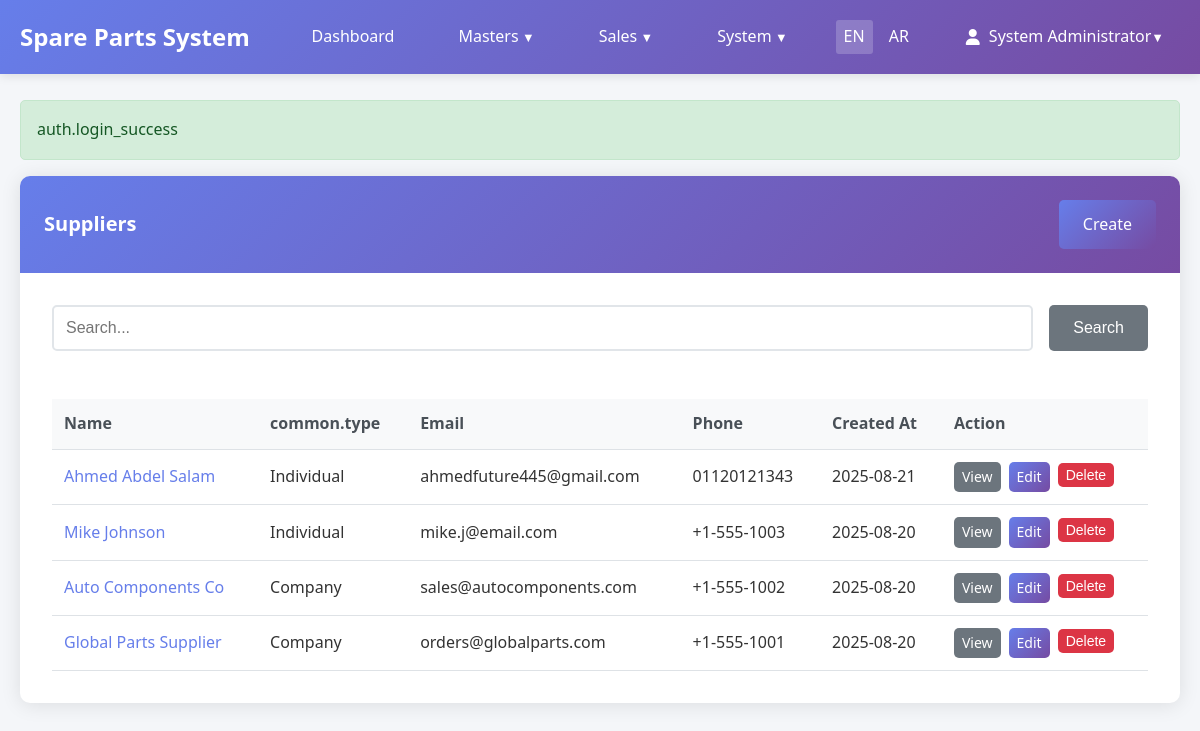
Page /suppliers (signed in) on the committed database.
### tables this page shows
CREATE TABLE `sp_suppliers` (
  `id` int NOT NULL AUTO_INCREMENT,
  `type` enum('company','individual') NOT NULL DEFAULT 'company',
  `name` varchar(255) NOT NULL,
  `phone` varchar(50) DEFAULT NULL,
  `email` varchar(255) DEFAULT NULL,
  `address` text,
  `created_at` timestamp NOT NULL DEFAULT CURRENT_TIMESTAMP,
  PRIMARY KEY (`id`),
  KEY `idx_name` (`name`),
  KEY `idx_type` (`type`)
);

### app/core/Controller.php (called while the page is built, shortened)
<?php
class Controller
{
    protected function view(string $view, array $data = []): void
    {
        extract($data);
        $viewPath = __DIR__ . "/../views/{$view}.php";
        require $viewPath;
    }
}

### app/controllers/SupplierController.php (called while the page is built, shortened)
<?php
class SupplierController extends Controller
{
    private Supplier $supplierModel;
    public function __construct()
    {
        $this->supplierModel = new Supplier();
    }
    public function index(): void
    {
        $search = Helpers::input('search', '');
        $page = (int) Helpers::input('page', 1);
        if (!empty($search)) {
            $suppliers = $this->supplierModel->search($search, $page);
        } else {
            $suppliers = $this->supplierModel->paginate($page);
        }
        $this->view('suppliers/index', compact('suppliers', 'search'));
    }
}

### public/index.php (called while the page is built, shortened)
<?php
require_once __DIR__ . '/../app/core/Autoloader.php';
$router = new Router();
$router->get('/', 'AuthController@loginForm');
$router->get('/login', 'AuthController@loginForm');
$router->post('/login', 'AuthController@login');
$router->get('/logout', 'AuthController@logout');
$router->resolve();

### app/core/I18n.php (called while the page is built, shortened)
<?php
class I18n
{
    private static string $locale = 'en';
    private static array $translations = [];
    public static function init(string $locale): void
    {
        $validLocales = ['en', 'ar'];
        self::$locale = in_array($locale, $validLocales) ? $locale : 'en';
    }
    public static function t(string $key, array $params = []): string
    {
        $translation = self::getTranslation($key);
        return $translation;
    }
    private static function getTranslation(string $key): string
    {
        $keys = explode('.', $key);
        $translation = self::$translations;
        foreach ($keys as $k) {
            if (isset($translation[$k])) {
                $translation = $translation[$k];
            } else {
                return $key;
            }
        }
        return is_string($translation) ? $translation : $key;
    }
    private static function loadTranslations(): void
    {
        $langFile = __DIR__ . "/../lang/" . self::$locale . ".php";
        if (file_exists($langFile)) {
            self::$translations = require $langFile;
        } else {
            error_log("Language file not found: $langFile");
            self::$translations = [];
        }
    }
}

### app/core/Autoloader.php (called while the page is built, shortened)
<?php
class Autoloader
{
    private static array $namespaces = [];
    public static function addNamespace(string $prefix, string $baseDir): void
    {
        $prefix = trim($prefix, '\\') . '\\';
        $baseDir = rtrim($baseDir, DIRECTORY_SEPARATOR) . '/';
        if (!isset(self::$namespaces[$prefix])) {
            self::$namespaces[$prefix] = [];
        }
        array_push(self::$namespaces[$prefix], $baseDir);
    }
    public static function load(string $class): bool
    {
        $prefix = $class;
        while (false !== $pos = strrpos($prefix, '\\')) {
            $prefix = substr($class, 0, $pos + 1);
            $relativeClass = substr($class, $pos + 1);
            $mappedFile = self::loadMappedFile($prefix, $relativeClass);
            if ($mappedFile) {
                return $mappedFile;
            }
            $prefix = rtrim($prefix, '\\');
        }
        return false;
    }
    private static function loadMappedFile(string $prefix, string $relativeClass): bool
    {
        if (!isset(self::$namespaces[$prefix])) {
            return false;
        }
        foreach (self::$namespaces[$prefix] as $baseDir) {
            $file = $baseDir . str_replace('\\', '/', $relativeClass) . '.php';
            $fileLower = $baseDir . str_replace('\\', '/', strtolower($relativeClass)) . '.php';
            if (self::requireFile($fileLower)) {
                return true;
            }
        }
        return false;
    }
    private static function requireFile(string $file): bool
    {
        if (file_exists($file)) {
            return true;
        }
        return false;
    }
}

### app/core/Helpers.php (called while the page is built, shortened)
<?php
class Helpers
{
    public static function input(string $key, $default = null)
    {
        return $default;
    }
    public static function escape($value): string
    {
        return htmlspecialchars($value, ENT_QUOTES, 'UTF-8');
    }
    public static function formatDate(string $date, string $format = 'Y-m-d'): string
    {
        return date($format, strtotime($date));
    }
}

### app/config/DB.php (called while the page is built, shortened)
<?php
class DB
{
    private static ?PDO $instance = null;
    public static function getInstance(): PDO
    {
        if (self::$instance === null) {
            try {
                $config = Config::$database;
                $dsn = "mysql:host={$config['host']};dbname={$config['dbname']};charset={$config['charset']}";
                self::$instance = new PDO(
                    $dsn,
                    $config['username'],
                    $config['password'],
                    $config['options']
                );
            } catch (PDOException $e) {
                error_log("Database connection failed: " . $e->getMessage());
                throw new PDOException('Database connection failed: ' . $e->getMessage());
            }
        }
        return self::$instance;
    }
    public static function query(string $sql, array $params = []): \PDOStatement
    {
        try {
            $stmt = self::getInstance()->prepare($sql);
            $stmt->execute($params);
            return $stmt;
        } catch (PDOException $e) {
            error_log("Query failed: " . $e->getMessage());
            throw $e;
        }
    }
}

### app/core/Model.php (called while the page is built, shortened)
<?php
class Model
{
    protected string $table;
    protected string $primaryKey = 'id';
    public function paginate(int $page = 1, int $perPage = 15): array
    {
        $offset = ($page - 1) * $perPage;
        $totalStmt = DB::query("SELECT COUNT(*) as total FROM {$this->table}");
        $total = $totalStmt->fetch()['total'];
        $stmt = DB::query("SELECT * FROM {$this->table} ORDER BY {$this->primaryKey} DESC LIMIT ? OFFSET ?", [$perPage, $offset]);
        $data = $stmt->fetchAll();
        return [
            'data' => $data,
            'total' => $total,
            'per_page' => $perPage,
            'current_page' => $page,
            'last_page' => (int) ceil($total / $perPage),
            'from' => $offset + 1,
            'to' => min($offset + $perPage, $total)
        ];
    }
}

### app/views/suppliers/index.php (the view, shortened to what this page needs)
<div class="card">
    <div class="card-header">
        <div style="display: flex; justify-content: space-between; align-items: center;">
            <h1 class="card-title"><?= I18n::t('navigation.suppliers') ?></h1>
            <a href="/suppliers/create" class="btn btn-primary"><?= I18n::t('actions.create') ?></a>
        </div>
    </div>
    <div class="card-body">
        <form method="GET" action="/suppliers" style="margin-bottom: 2rem;">
            <div style="display: flex; gap: 1rem;">
                <input
                    type="text"
                    name="search"
                    class="form-control"
                    placeholder="<?= I18n::t('actions.search') ?>..."
                    value="<?= Helpers::escape($search ?? '') ?>"
                    style="flex: 1;"
                >
                <button type="submit" class="btn btn-secondary"><?= I18n::t('actions.search') ?></button>
            </div>
        </form>
        <div class="table-responsive">
            <table class="table">
                <thead>
                    <tr>
                        <th><?= I18n::t('common.name') ?></th>
                        <th><?= I18n::t('common.type') ?></th>
                        <th><?= I18n::t('common.email') ?></th>
                        <th><?= I18n::t('common.phone') ?></th>
                        <th><?= I18n::t('common.created_at') ?></th>
                        <th><?= I18n::t('common.action') ?></th>
                    </tr>
                </thead>
                <tbody>
                    <?php if (!empty($suppliers['data'])): ?>
                        <?php foreach ($suppliers['data'] as $supplier): ?>
                            <tr>
                                <td>
                                    <a href="/suppliers/<?= $supplier['id'] ?>" style="text-decoration: none; color: #667eea;">
                                        <?= Helpers::escape($supplier['name'] ?? '') ?>
                                    </a>
                                </td>
                                <td><?= Helpers::escape(ucfirst($supplier['type'] ?? '')) ?></td>
                                <td><?= Helpers::escape($supplier['email'] ?? '') ?></td>
                                <td><?= Helpers::escape($supplier['phone'] ?? '') ?></td>
                                <td><?= Helpers::formatDate($supplier['created_at'] ?? date('Y-m-d H:i:s')) ?></td>
                                <td>
                                    <div style="display: flex; gap: 0.5rem;">
                                        <a href="/suppliers/<?= $supplier['id'] ?>" class="btn btn-sm btn-secondary"><?= I18n::t('actions.view') ?></a>
                                        <a href="/suppliers/<?= $supplier['id'] ?>/edit" class="btn btn-sm btn-primary"><?= I18n::t('actions.edit') ?></a>
                                        <form method="POST" action="/suppliers/<?= $supplier['id'] ?>/delete" style="display: inline;"
                                              onsubmit="return confirm('Are you sure you want to delete this supplier?')">
                                            <button type="submit" class="btn btn-sm btn-danger"><?= I18n::t('actions.delete') ?></button>
                                        </form>
                                    </div>
                                </td>
                            </tr>
                        <?php endforeach; ?>
                    <?php endif; ?>
                </tbody>
            </table>
        </div>
    </div>
</div>
<?php
include __DIR__ . '/../layouts/base.php';
?>

### app/core/Router.php (shortened to what this page needs)
<?php
class Router
{
    private array $routes = [];
    private array $groupStack = [];
    public function group(array $attributes, callable $callback): void
    {
        $this->groupStack[] = $attributes;
        array_pop($this->groupStack);
    }
    private function addRoute(string $method, string $path, string $action): void
    {
        $path = '/' . trim($path, '/');
        if ($path !== '/') {
            $path = rtrim($path, '/');
        }
        $route = [
            'method' => $method,
            'path' => $path,
            'action' => $action,
            'middleware' => $this->getGroupMiddleware()
        ];
        $this->routes[] = $route;
    }
    private function getGroupMiddleware(): array
    {
        $middleware = [];
        foreach ($this->groupStack as $group) {
            if (isset($group['auth']) && $group['auth']) {
                $middleware[] = 'auth';
            }
        }
        return $middleware;
    }
    public function resolve(): void
    {
        $method = $_SERVER['REQUEST_METHOD'];
        $path = parse_url($_SERVER['REQUEST_URI'], PHP_URL_PATH);
        $path = '/' . trim($path, '/');
        if ($path !== '/') {
            $path = rtrim($path, '/');
        }
        foreach ($this->routes as $route) {
            if ($route['method'] === $method && $this->matchPath($route['path'], $path)) {
                $this->executeAction($route['action'], $this->extractParams($route['path'], $path));
                return;
            }
        }
    }
    private function matchPath(string $routePath, string $requestPath): bool
    {
        $pattern = preg_replace('/\{[^}]+\}/', '([^/]+)', $routePath);
        $pattern = '#^' . $pattern . '$#';
        return (bool) preg_match($pattern, $requestPath);
    }
    private function extractParams(string $routePath, string $requestPath): array
    {
        $params = [];
        return $params;
    }
    private function executeAction(string $action, array $params = []): void
    {
        [$controllerName, $methodName] = explode('@', $action);
        $controller = new $controllerClass();
        $controller->$methodName($params);
    }
}

### rows in the picture
sp_suppliers: name "Ahmed Abdel Salam", type "Individual", email "ahmedfuture445@gmail.com", phone "01120121343"
sp_suppliers: name "Mike Johnson", type "Individual", email "mike.j@email.com", phone "+1-555-1003"
sp_suppliers: name "Auto Components Co", type "Company", email "sales@autocomponents.com", phone "+1-555-1002"
sp_suppliers: name "Global Parts Supplier", type "Company", email "orders@globalparts.com", phone "+1-555-1001"

### other values in the picture
Helpers::escape($message) "auth.login_success"
